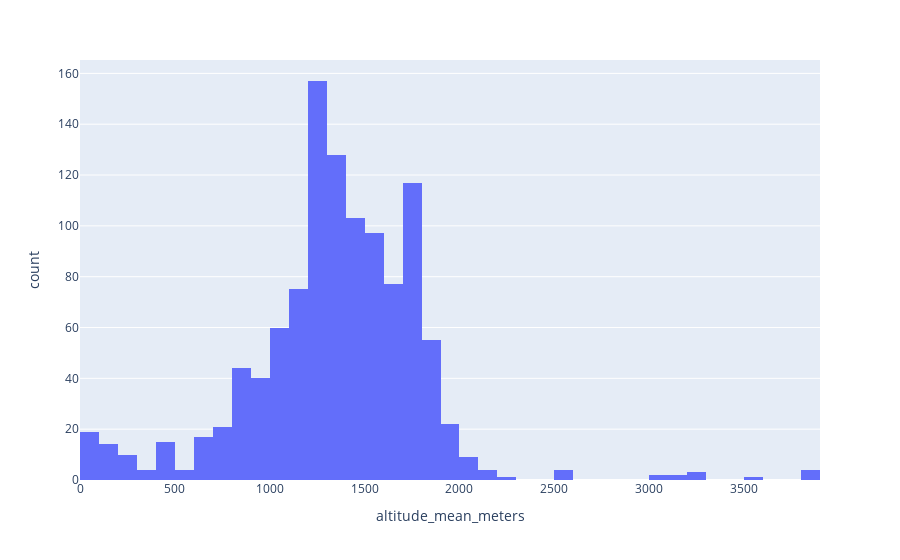

Write notebook code for a chart like this one.
### Code cell
px.histogram(data, 'altitude_mean_meters')

### Figure 1 — Plotly figure (JSON) as saved in the notebook; plotly's stock layout.template omitted (floating-point values rounded to 4 significant figures; data arrays with more than 128 entries replaced by an {"elided": "..."} marker saying what was removed)
{"data": [{"alignmentgroup": "True", "bingroup": "x", "hovertemplate": "altitude_mean_meters=%{x}<br>count=%{y}<extra></extra>", "legendgroup": "", "marker": {"color": "#636efa", "pattern": {"shape": ""}}, "name": "", "offsetgroup": "", "orientation": "v", "showlegend": false, "type": "histogram", "x": {"elided": "1339 float values"}, "xaxis": "x", "yaxis": "y"}], "layout": {"barmode": "relative", "legend": {"tracegroupgap": 0}, "margin": {"t": 60}, "xaxis": {"anchor": "y", "domain": [0, 1], "title": {"text": "altitude_mean_meters"}}, "yaxis": {"anchor": "x", "domain": [0, 1], "title": {"text": "count"}}}}
